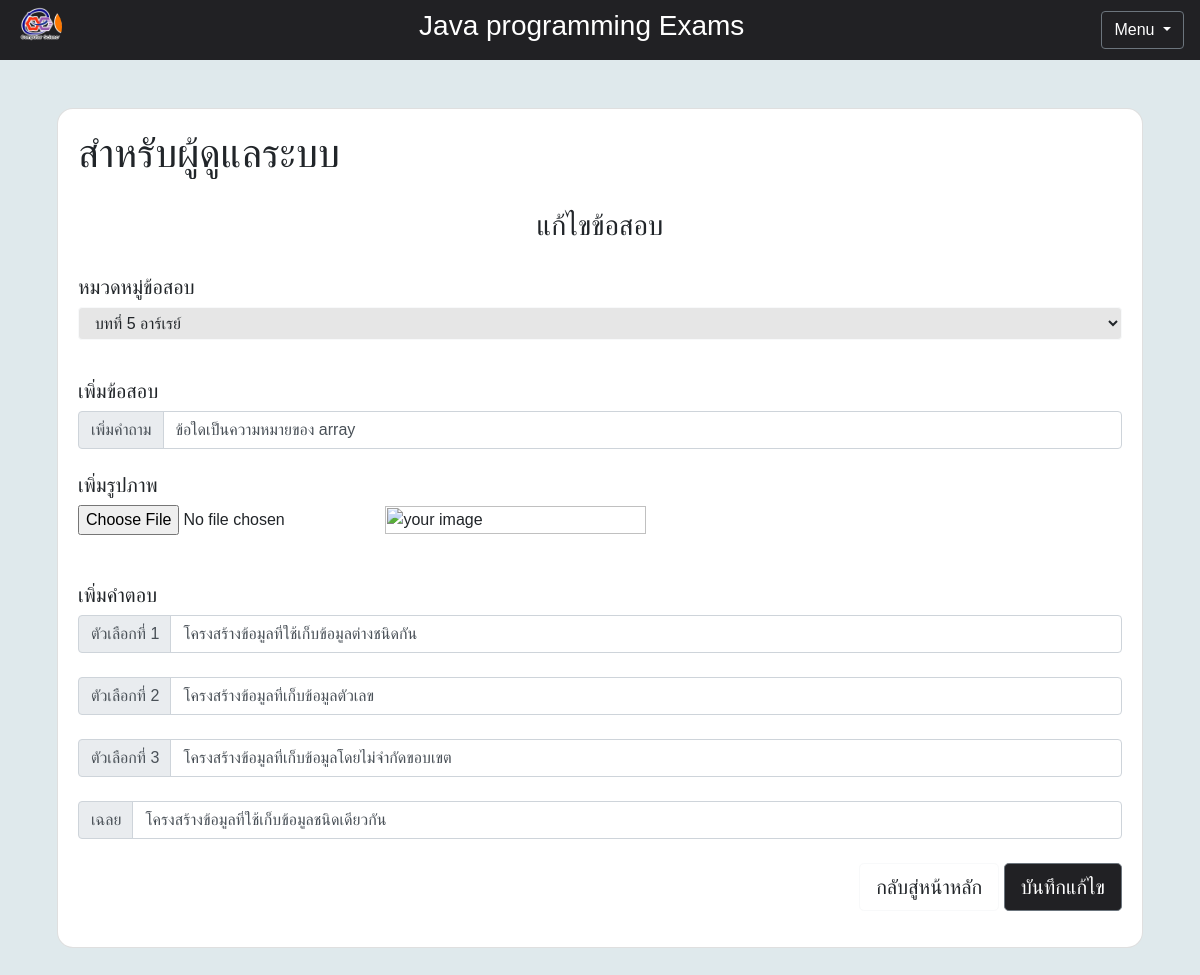
Page /index.php/Administator/edit5/1 on the committed database.
### tables this page shows
CREATE TABLE `quiz_choice5` (
  `quiz_ID` int(11) NOT NULL,
  `ca_quiz` int(11) NOT NULL,
  `question` text NOT NULL,
  `img_question` text NOT NULL,
  `choice1` text NOT NULL,
  `choice2` text NOT NULL,
  `choice3` text NOT NULL,
  `answer` text NOT NULL
);

### application/controllers/Administator.php (called while the page is built, shortened)
<?php
class Administator extends CI_Controller
{
    function __construct()
    {
        $this->load->database();
        $this->load->model('adminmodel');
        $this->load->library('pagination');
    }
    public function edit5($quiz_ID)
    {
        $data['questedit'] = $this->adminmodel->read5($quiz_ID);
        $this->load->view('css');
        $this->load->view('navbar_Admin');
        $this->load->view('dbedit/dashboardEdit5', $data);
    }
}

### index.php (called while the page is built, shortened)
<?php
require_once BASEPATH.'core/CodeIgniter.php';

### application/models/adminmodel.php (called while the page is built, shortened)
<?php if (!defined('BASEPATH')) exit('No direct script access allowed');
class adminmodel extends CI_Model
{
	public function read5($quiz_ID)
	{
		$this->db->select('*');
		$this->db->from('quiz_choice5');
		$this->db->where('quiz_ID', $quiz_ID);
		$query = $this->db->get();
		if ($query->num_rows() > 0) {
			$data = $query->row();
			return $data;
		}
		return FALSE;
	}
}

### application/views/dbedit/dashboardEdit5.php (the view, shortened to what this page needs)
<link href="https://cdn.jsdelivr.net/npm/bootstrap@5.1.3/dist/css/bootstrap.min.css" rel="stylesheet">
<link rel="stylesheet" href="https://cdn.jsdelivr.net/npm/bootstrap@4.6.2/dist/css/bootstrap.min.css">
<link rel="stylesheet" href="css/style.css">
<link class="jsbin" href="http://ajax.googleapis.com/ajax/libs/jqueryui/1/themes/base/jquery-ui.css" rel="stylesheet" type="text/css" />
<div style="background-color:DFE9EC;">
    <div class="container" style="background-color:DFE9EC;">
        <div class="row">
            <div class="mx-auto">
                <div class="container py-5 h-100">
                    <div class="row d-flex justify-content-center align-items-center ">
                        <div class="col-sm-50 col-md-12">
                            <div class="card shadow-10-strong" style="border-radius: 1rem;">
                                <div class="card-body">
                                    <h1>สำหรับผู้ดูแลระบบ</h1>
                                    <br>
                                    <h3 class="text-center">แก้ไขข้อสอบ</h3>
                                    <br>
                                    <h5>หมวดหมู่ข้อสอบ</h5>
                                    <form action="<?php echo site_url('Administator/editupdate5'); ?>" method="post" class="form-horizontal" enctype="multipart/form-data">
                                        <select class="container btn btn-light dropdown-toggle float-md-left " id="select" data-toggle="dropdown" style="background-color:E6E6E6; text-align:left;" name="selectunit" value="<?php echo $questedit->ca_quiz; ?> ">
                                            <option value="5">บทที่ 5 อาร์เรย์</option>
                                        </select>
                                        <br><br><br>
                                        <h5>เพิ่มข้อสอบ</h5>
                                        <div class="input-group">
                                            <div class="input-group-prepend">
                                                <span class="input-group-text">เพิ่มคำถาม</span>
                                            </div>
                                            <input class="form-control" type="text" name="questionadd" aria-label="With textarea" value="<?php echo $questedit->question; ?>"></input>
                                        </div>
                                        <br>
                                        <h5>เพิ่มรูปภาพ</h5>
                                        <input type="file" id="img" name="img" accept="image/*" onchange="readURL(this); ">
                                        <img id="blah" class="img" src="<?php echo base_url('img'); ?>/<?php echo $questedit->img_question; ?>" alt="your image" width="50%" height="50% " />
                                        <br><br><br>
                                        <h5>เพิ่มคำตอบ</h5>
                                        <div class="input-group">
                                            <div class="input-group-prepend">
                                                <span class="input-group-text">ตัวเลือกที่ 1 </span>
                                            </div>
                                            <input type="text" name="c1" class="form-control" value="<?php echo $questedit->choice1; ?> ">
                                        </div>
                                        <br>
                                        <div class="input-group">
                                            <div class="input-group-prepend">
                                                <span class="input-group-text">ตัวเลือกที่ 2 </span>
                                            </div>
                                            <input type="text" name="c2" class="form-control" value="<?php echo $questedit->choice2; ?> ">
                                        </div>
                                        <br>
                                        <div class="input-group">
                                            <div class="input-group-prepend">
                                                <span class="input-group-text">ตัวเลือกที่ 3 </span>
                                            </div>
                                            <input type="text" name="c3" class="form-control" value="<?php echo $questedit->choice3; ?> ">
                                        </div>
                                        <br>
                                        <div class="input-group">
                                            <div class="input-group-prepend">
                                                <span class="input-group-text">เฉลย </span>
                                            </div>
                                            <input type="text" name="ans" class="form-control" value="<?php echo $questedit->answer; ?> ">
                                        </div>
                                        <br>
                                        <div class="form-group row">
                                            <div class="col-sm-12 text-right">
                                                <button class="btn btn-light btn-lg" type="button" style="background-color:ffffff;" onclick="location.href='<?php echo base_url(); ?>index.php/Administator/dashboardAllu5'">กลับสู่หน้าหลัก</button>
                                                <button type="submit" class="btn btn-secondary btn-lg" style="background-color:212124;">บันทึกแก้ไข</button>
                                            </div>
                                        </div>
                                </div>
                            </div>
                        </div>
                    </div>
                </div>
            </div>
        </div>
    </div>

### css/style.css (style rules this page uses)
* { margin: 0; padding: 0; font-family: "Poppins", sans-serif, bold; }
select { width: 400px; text-align-last:left; }

### rows in the picture
quiz_choice5: selectunit "บทที่ 5 อาร์เรย์", questionadd "ข้อใดเป็นความหมายของ array", c1 "โครงสร้างข้อมูลที่ใช้เก็บข้อมูลต่างชนิดกัน", c2 "โครงสร้างข้อมูลที่เก็บข้อมูลตัวเลข", c3 "โครงสร้างข้อมูลที่เก็บข้อมูลโดยไม่จำกัดขอบเขต", ans "โครงสร้างข้อมูลที่ใช้เก็บข้อมูลชนิดเดียวกัน"
